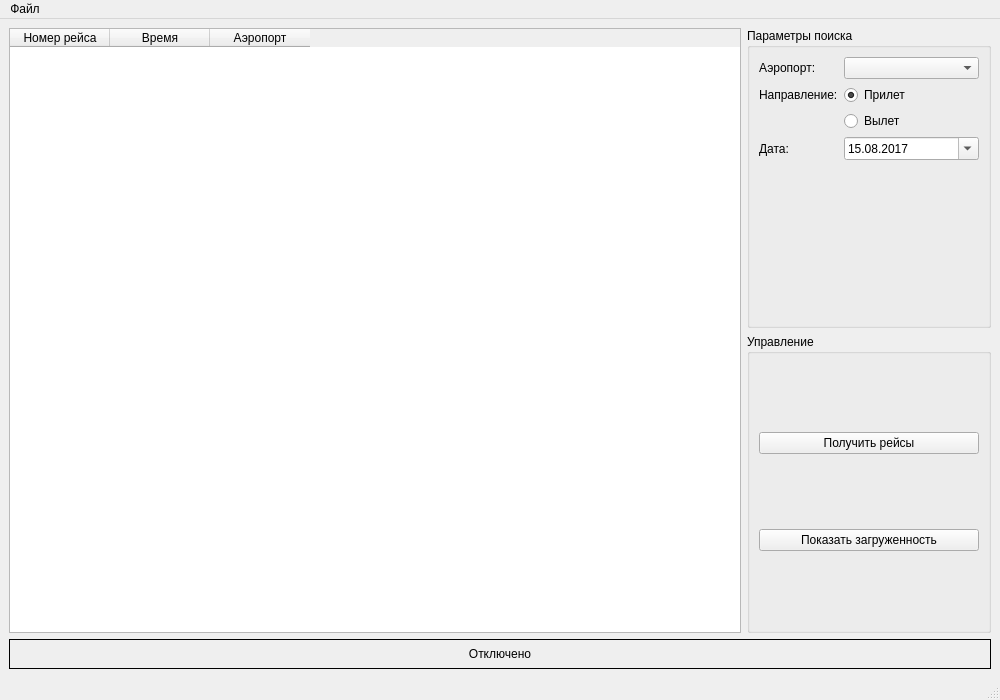
<?xml version="1.0" encoding="UTF-8"?>
<ui version="4.0">
 <class>MainWindow</class>
 <widget class="QMainWindow" name="MainWindow">
  <property name="geometry">
   <rect>
    <x>0</x>
    <y>0</y>
    <width>1000</width>
    <height>700</height>
   </rect>
  </property>
  <property name="minimumSize">
   <size>
    <width>800</width>
    <height>600</height>
   </size>
  </property>
  <property name="windowTitle">
   <string>Инспектор аэропортов</string>
  </property>
  <widget class="QWidget" name="centralwidget">
   <layout class="QVBoxLayout" name="mainVerticalLayout">
    <item>
     <layout class="QHBoxLayout" name="topHorizontalLayout" stretch="3,1">
      <item>
       <widget class="QTableWidget" name="flightsTable">
        <property name="editTriggers">
         <set>QAbstractItemView::NoEditTriggers</set>
        </property>
        <property name="alternatingRowColors">
         <bool>true</bool>
        </property>
        <property name="selectionBehavior">
         <enum>QAbstractItemView::SelectRows</enum>
        </property>
        <column>
         <property name="text">
          <string>Номер рейса</string>
         </property>
        </column>
        <column>
         <property name="text">
          <string>Время</string>
         </property>
        </column>
        <column>
         <property name="text">
          <string>Аэропорт</string>
         </property>
        </column>
       </widget>
      </item>
      <item>
       <layout class="QVBoxLayout" name="rightColumnLayout">
        <item>
         <widget class="QGroupBox" name="paramsGroupBox">
          <property name="title">
           <string>Параметры поиска</string>
          </property>
          <layout class="QFormLayout" name="paramsFormLayout">
           <item row="0" column="0">
            <widget class="QLabel" name="airportLabel">
             <property name="text">
              <string>Аэропорт:</string>
             </property>
            </widget>
           </item>
           <item row="0" column="1">
            <widget class="QComboBox" name="airportComboBox"/>
           </item>
           <item row="1" column="0">
            <widget class="QLabel" name="directionLabel">
             <property name="text">
              <string>Направление:</string>
             </property>
            </widget>
           </item>
           <item row="1" column="1">
            <widget class="QRadioButton" name="arrivalRadio">
             <property name="text">
              <string>Прилет</string>
             </property>
             <property name="checked">
              <bool>true</bool>
             </property>
            </widget>
           </item>
           <item row="2" column="1">
            <widget class="QRadioButton" name="departureRadio">
             <property name="text">
              <string>Вылет</string>
             </property>
            </widget>
           </item>
           <item row="3" column="0">
            <widget class="QLabel" name="dateLabel">
             <property name="text">
              <string>Дата:</string>
             </property>
            </widget>
           </item>
           <item row="3" column="1">
            <widget class="QDateEdit" name="dateEdit">
             <property name="calendarPopup">
              <bool>true</bool>
             </property>
             <property name="displayFormat">
              <string>dd.MM.yyyy</string>
             </property>
             <property name="minimumDate">
              <date>
               <year>2016</year>
               <month>8</month>
               <day>15</day>
              </date>
             </property>
             <property name="maximumDate">
              <date>
               <year>2017</year>
               <month>9</month>
               <day>14</day>
              </date>
             </property>
             <property name="date">
              <date>
               <year>2017</year>
               <month>8</month>
               <day>15</day>
              </date>
             </property>
            </widget>
           </item>
          </layout>
         </widget>
        </item>
        <item>
         <widget class="QGroupBox" name="controlsGroupBox">
          <property name="title">
           <string>Управление</string>
          </property>
          <layout class="QVBoxLayout" name="controlsLayout">
           <item>
            <widget class="QPushButton" name="getFlightsButton">
             <property name="text">
              <string>Получить рейсы</string>
             </property>
            </widget>
           </item>
           <item>
            <widget class="QPushButton" name="showLoadButton">
             <property name="text">
              <string>Показать загруженность</string>
             </property>
            </widget>
           </item>
          </layout>
         </widget>
        </item>
       </layout>
      </item>
     </layout>
    </item>
    <item>
     <widget class="QLabel" name="statusLabel">
      <property name="minimumSize">
       <size>
        <width>0</width>
        <height>30</height>
       </size>
      </property>
      <property name="frameShape">
       <enum>QFrame::Box</enum>
      </property>
      <property name="text">
       <string>Отключено</string>
      </property>
      <property name="alignment">
       <set>Qt::AlignCenter</set>
      </property>
     </widget>
    </item>
   </layout>
  </widget>
  <widget class="QMenuBar" name="menubar">
   <property name="geometry">
    <rect>
     <x>0</x>
     <y>0</y>
     <width>1000</width>
     <height>22</height>
    </rect>
   </property>
   <widget class="QMenu" name="menuFile">
    <property name="title">
     <string>Файл</string>
    </property>
    <addaction name="actionExit"/>
   </widget>
   <addaction name="menuFile"/>
  </widget>
  <widget class="QStatusBar" name="statusbar"/>
  <action name="actionExit">
   <property name="text">
    <string>Выход</string>
   </property>
  </action>
 </widget>
 <resources/>
 <connections>
  <connection>
   <sender>actionExit</sender>
   <signal>triggered()</signal>
   <receiver>MainWindow</receiver>
   <slot>close()</slot>
   <hints>
    <hint type="sourcelabel">
     <x>-1</x>
     <y>-1</y>
    </hint>
    <hint type="destinationlabel">
     <x>499</x>
     <y>349</y>
    </hint>
   </hints>
  </connection>
 </connections>
</ui>
